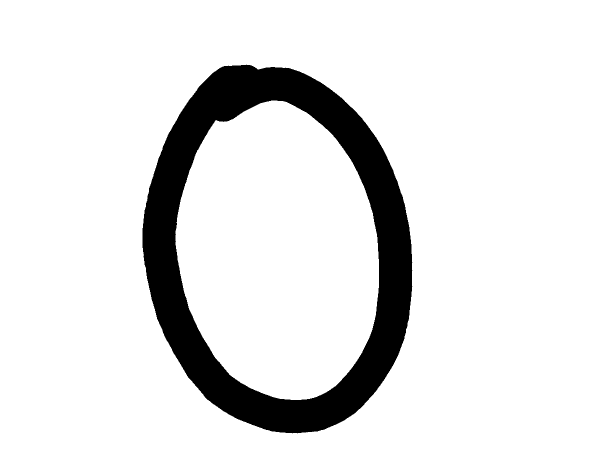
//> input picture dataset/0/img1.png, 1200 x 900 px, given in place of the camera (shown at 1/2 size)
$ ./main   (built with g++ and OpenCV 4)
//> lines starting //> are read from the running program, lines starting //| are printed output that depends on the picture; after the words box and inside, x2 and y2 are one past the last pixel; in counts of white or black regions, pixels touching at a corner belong together
/* Frågor:

* Preprocessing or only training?
* Do we need a dataset of images of all numbers, operators and X? Or could we define them ourselves?

*

*/


/*
The neural network has 3 layers.
- one input node per attribute in a sample so 256 input nodes
- 16 hidden nodes (3 hidden nodes?)
- 16 output node, one for each class.


0-9:  	Numbers
10:		X
11:		=
12: 	+
13:		-
14:		*
15:		/

16:		(
17: 	)

*/


#include <stdlib.h>

#include "opencv2/opencv.hpp"
#include "opencv2/ml/ml.hpp"
#include "opencv2/core/core.hpp"
#include "opencv2/highgui/highgui.hpp"

#include <stdio.h>
#include <string.h>
#include <fstream>
#include <iostream>
#include <sstream>
#include <stack>
#include <vector>
#include <math.h>
#include <algorithm>
#include <unordered_map>

using namespace std;
using namespace cv;
using namespace ml;


#define VARIABLE 10
#define EQUAL 11
#define ADD 12
#define SUB 13
#define MULT 14
#define DIV 15

#define lPARENTHESIS 16
#define rPARENTHESIS 17

////////////////////////////////////////
#define CLASSES 16               // Number of distinct labels.
#define ATTRIBUTES 16             // Number of pixels per sample (16x16)
#define ALL_ATTRIBUTES (ATTRIBUTES*ATTRIBUTES)  // All pixels per sample.
#define INPUT_PATH_XML "./param.xml"
#define CONTOUR_SIZE 60             // Accept found letters bigger than this size
#define SCENE_SIZE_X 800            // Render in this size
#define SCENE_SIZE_Y 600
////////////////////////////////////////

void scaleDownImage(cv::Mat &originalImg, cv::Mat &scaledDownImage)
{
  for (int x = 0; x<ATTRIBUTES; x++)
  {
    for (int y = 0; y<ATTRIBUTES; y++)
    {
      int yd = ceil((float)(y*originalImg.cols / ATTRIBUTES));
      int xd = ceil((float)(x*originalImg.rows / ATTRIBUTES));
      scaledDownImage.at<uchar>(x, y) = originalImg.at<uchar>(xd, yd);
    }
  }
}

void convertToPixelValueArray(cv::Mat &img, int pixelarray[])
{
  int i = 0;
  for (int x = 0; x<ATTRIBUTES; x++)
  {
    for (int y = 0; y<ATTRIBUTES; y++)
    {
      pixelarray[i] = (img.at<uchar>(x, y) == 255) ? 1 : 0;
      i++;
    }
  }
}

std::vector<cv::Rect> detectLetters(cv::Mat img)
{
  std::vector<cv::Rect> boundRect;
  cv::Mat img_gray, img_sobel, img_threshold, img_denoise, element;
  cvtColor(img, img_gray, CV_BGR2GRAY); // Make the image gray
  //fastNlMeansDenoising(img_gray, img_denoise, 10);
  cv::Sobel(img_gray, img_sobel, CV_8U, 1, 0, 3, 5, 0, cv::BORDER_DEFAULT); // apply sobel-filter
  cv::threshold(img_sobel, img_threshold, 0, 170, CV_THRESH_OTSU + CV_THRESH_BINARY); // threshold it
  element = getStructuringElement(cv::MORPH_RECT, cv::Size(30, 30));
  cv::morphologyEx(img_threshold, img_threshold, CV_MOP_CLOSE, element); //Does the trick
  std::vector< std::vector< cv::Point> > contours;
  cv::findContours(img_threshold, contours, 0, 1);
  std::vector<std::vector<cv::Point> > contours_poly(contours.size());

  for (int i = 0; i < contours.size(); i++)
  if (contours[i].size()>CONTOUR_SIZE)
  {
    cv::approxPolyDP(cv::Mat(contours[i]), contours_poly[i], 3, true);
    cv::Rect appRect(boundingRect(cv::Mat(contours_poly[i])));

    //if (appRect.width>appRect.height)
      boundRect.push_back(appRect);
  }

  return boundRect;
}

// [9 lines left out: functions isOperator, isOperator, not called in this run]

bool xposition (cv::Rect &i, cv::Rect &j)
{
  return (i.x<j.x);
}

void convert(const string & inString, string & outString);
bool isOperand(char c);
bool takesPrecedence(char operatorA, char operatorB);
bool isValid(string);
string format(string);
string addComma(string);
double calc(string[]);
string getAnswer(vector<string> array);
string eval(string);

int main(int argc, char** argv) {
  string inString, outString, lastString; // local to this loop
  string y = "";

  //read the model from the XML file and create the neural network.
  FileStorage storage(INPUT_PATH_XML, FileStorage::READ);
  Ptr<ANN_MLP> nn = Algorithm::read<ANN_MLP>(storage.root());
  //Ptr<ANN_MLP> nn; // = ANN_MLP::create();

  //nn->Algorithm::read(storage);

	VideoCapture cap(0); //default camera

	cout << "Program has started.. \n";

	//test if camera is opened
	if (!cap.isOpened()) {
		cout << "Could not open camera" << endl;
		return -1;
	}

	while(true) {
		Mat frame;
    cap >> frame;
//> frame is the input picture: 900 rows x 1200 cols, CV_8UC3; 88.7% white; 1 black region, box (x1, y1, x2, y2) and area: (285, 129, 825, 867) 122534
    resize(frame, frame, Size(SCENE_SIZE_X, SCENE_SIZE_Y), 0, 0, INTER_AREA);
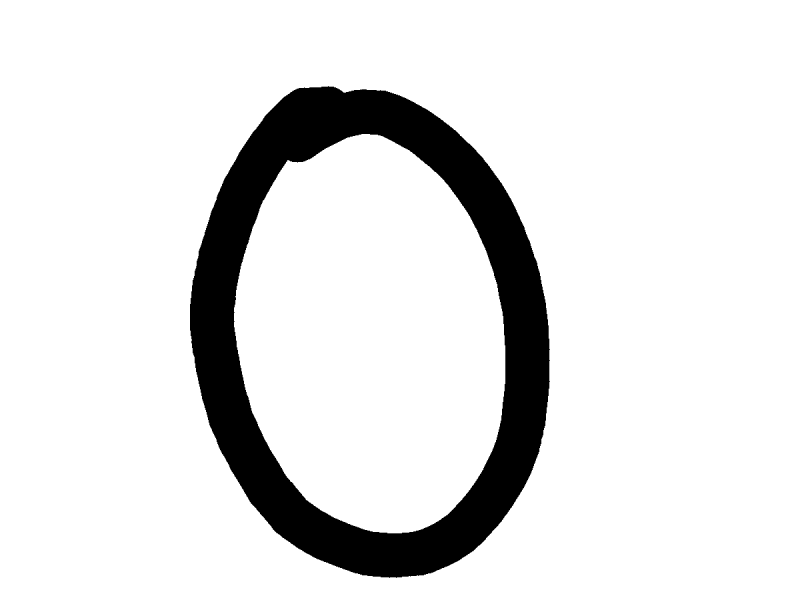
//> frame: 600 rows x 800 cols, CV_8UC3; min 0, max 255, mean 226.1
		//namedWindow( "Display window", WINDOW_AUTOSIZE );
		//flip(frame, frame, 1); // Mirror image around the y-axis

    //Detect
    std::vector<cv::Rect> letterBBoxes1 = detectLetters(frame);
//> in detectLetters, `cv::Sobel(img_gray, img_sobel, CV_8U, 1, 0, 3, 5, 0, cv::BORDER_DEFAUL..`:
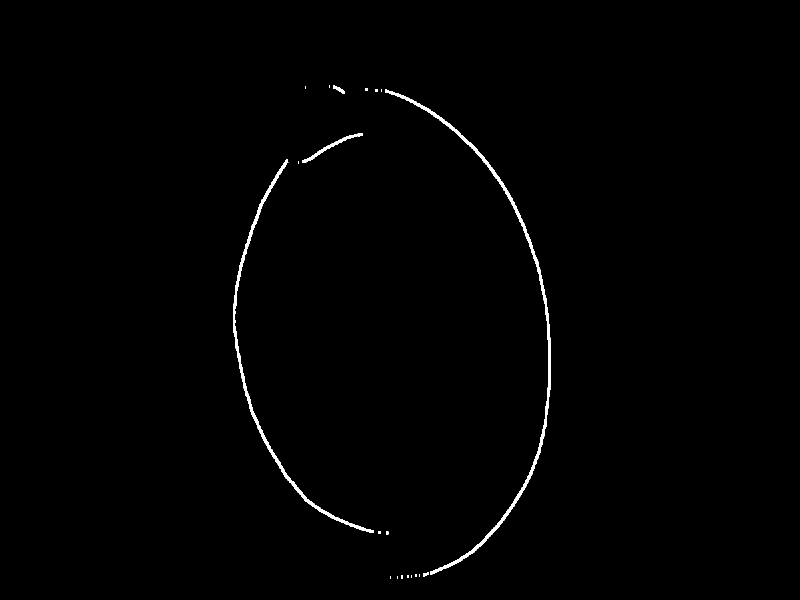
//> img_sobel: 600 rows x 800 cols, CV_8UC1; min 0, max 255, mean 2.1
//> in detectLetters, `cv::threshold(img_sobel, img_threshold, 0, 170, CV_THRESH_OTSU + CV_TH..`: img_threshold: 600 rows x 800 cols, CV_8UC1; values 0 (black) and 170 (white), 0.82% white; 20 white regions (15 under 20 px), largest, box (x1, y1, x2, y2) and area: (385, 89, 551, 575) 2047, (233, 159, 374, 533) 1501, (302, 133, 363, 163) 235, (333, 85, 345, 94) 48, (423, 572, 429, 577) 20
//> in detectLetters, `cv::morphologyEx(img_threshold, img_threshold, CV_MOP_CLOSE, element);`:
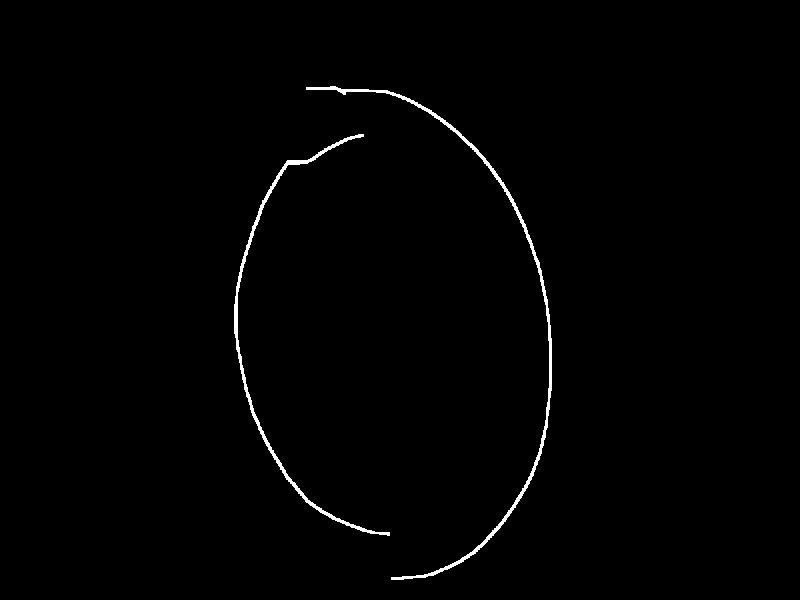
//> img_threshold: 600 rows x 800 cols, CV_8UC1; values 0 (black) and 170 (white), 0.9% white; 2 white regions
//> in detectLetters, `cv::findContours(img_threshold, contours, 0, 1);`: contours = 2 contours; box (x1, y1, x2, y2) and area: (306, 86, 552, 580) 1749, (234, 134, 390, 536) 1376
//> in detectLetters, `std::vector<std::vector<cv::Point> > contours_poly(contours.size());`: contours_poly = 2 empty contours
//> the loop in detectLetters, `for (int i = 0; i < contours.size(); i++)` made 2 passes
//> appRect on passes 1 to 2: Rect(234, 134, 156, 402), Rect(306, 87, 246, 493)
//> letterBBoxes1 = 2 Rects (x, y, width, height): [234, 134, 156, 402], [306, 87, 246, 493]
    unordered_map<int, string> subText;

    if (letterBBoxes1.size() > 0)
    {
      sort(letterBBoxes1.begin(), letterBBoxes1.end(), xposition);
      // Loop through the found letters
      for (int i = 0; i < letterBBoxes1.size(); i++)
      {
        Mat test_img = frame(letterBBoxes1[i]);
        Mat output;
        Mat img_gray, img_sobel, img_threshold, element;
        GaussianBlur(test_img, output, cv::Size(5, 5), 0);

        cvtColor(output, img_gray, CV_BGR2GRAY);
        //Sobel(img_gray, img_sobel, CV_8U, 1, 0, 3, 5, 0, cv::BORDER_DEFAULT);
        threshold(img_gray, img_threshold, 0, 255, CV_THRESH_OTSU + CV_THRESH_BINARY);
        // [6 lines of commented-out code are left out]

        Mat scaledDownImage(ATTRIBUTES, ATTRIBUTES, CV_8U, cv::Scalar(0));
        int pixelValueArray[ALL_ATTRIBUTES];
        scaleDownImage(img_threshold, scaledDownImage);
        convertToPixelValueArray(scaledDownImage, pixelValueArray);

        Mat data(1, ALL_ATTRIBUTES, CV_32F);
        for (int i = 0; i < ALL_ATTRIBUTES; i++){
          data.at<float>(0, i) = (float)pixelValueArray[i];
        }

        int maxIndex = 0;
        cv::Mat classOut(1, CLASSES, CV_32F);

        //prediction
//> (the run ends here: the program crashes, at `nn->predict(data, classOut);`)

$ run again, on dataset/0/img2.png
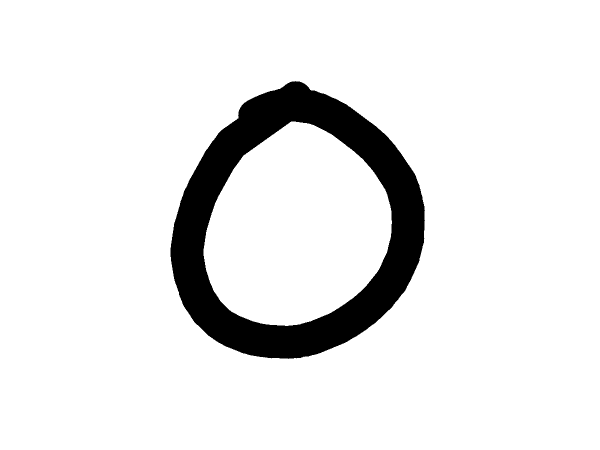
//> input picture dataset/0/img2.png, 1200 x 900 px, given in place of the camera (shown at 1/2 size)
//> frame is the input picture: 900 rows x 1200 cols, CV_8UC3; 91.1% white; 1 black region, box (x1, y1, x2, y2) and area: (341, 162, 850, 718) 95884
//> frame: 600 rows x 800 cols, CV_8UC3
//> in detectLetters, `cv::morphologyEx(img_threshold, img_threshold, CV_MOP_CLOSE, element);`:
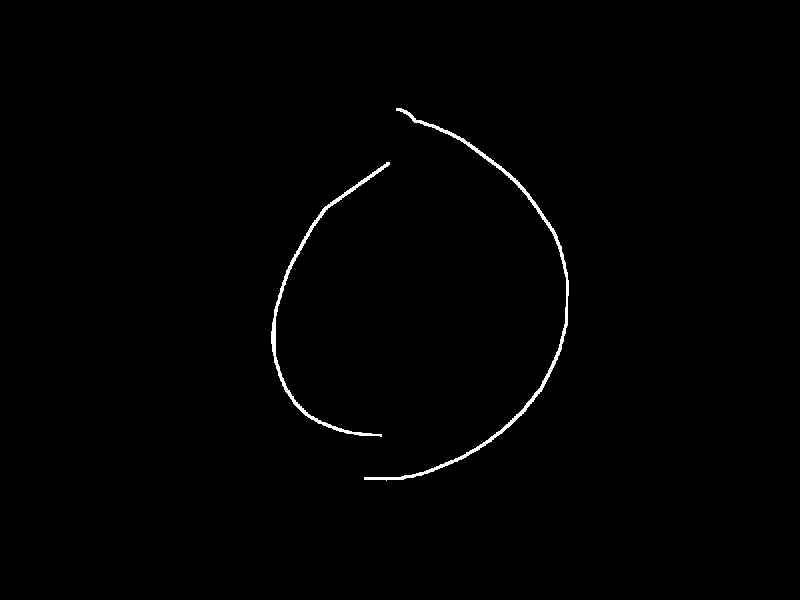
//> img_threshold: 600 rows x 800 cols, CV_8UC1; values 0 (black) and 170 (white), 0.7% white; 2 white regions
//> contours = 2 contours; box (x1, y1, x2, y2) and area: (364, 108, 569, 481) 1469, (271, 162, 390, 437) 1008
//> contours_poly = 2 empty contours
//> the loop in detectLetters, `for (int i = 0; i < contours.size(); i++)` made 2 passes
//> appRect on passes 1 to 2: Rect(271, 162, 119, 275), Rect(364, 108, 205, 372)
//> letterBBoxes1 = 2 Rects (x, y, width, height): [271, 162, 119, 275], [364, 108, 205, 372]

$ run again, on dataset/0/img3.png
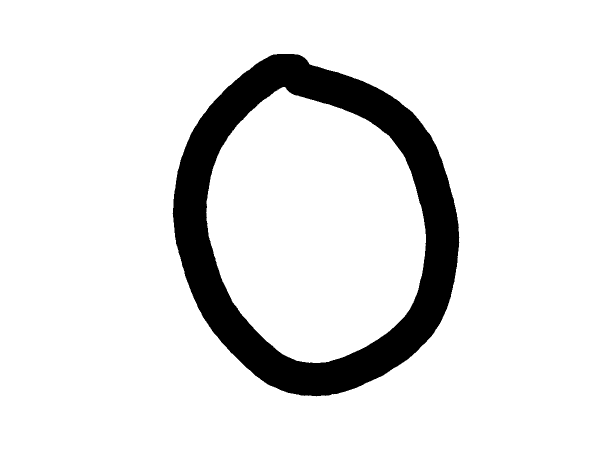
//> input picture dataset/0/img3.png, 1200 x 900 px, given in place of the camera (shown at 1/2 size)
//> frame is the input picture: 900 rows x 1200 cols, CV_8UC3; 89.2% white; 1 black region, box (x1, y1, x2, y2) and area: (345, 108, 919, 793) 116190
//> frame: 600 rows x 800 cols, CV_8UC3
//> in detectLetters, `cv::morphologyEx(img_threshold, img_threshold, CV_MOP_CLOSE, element);`:
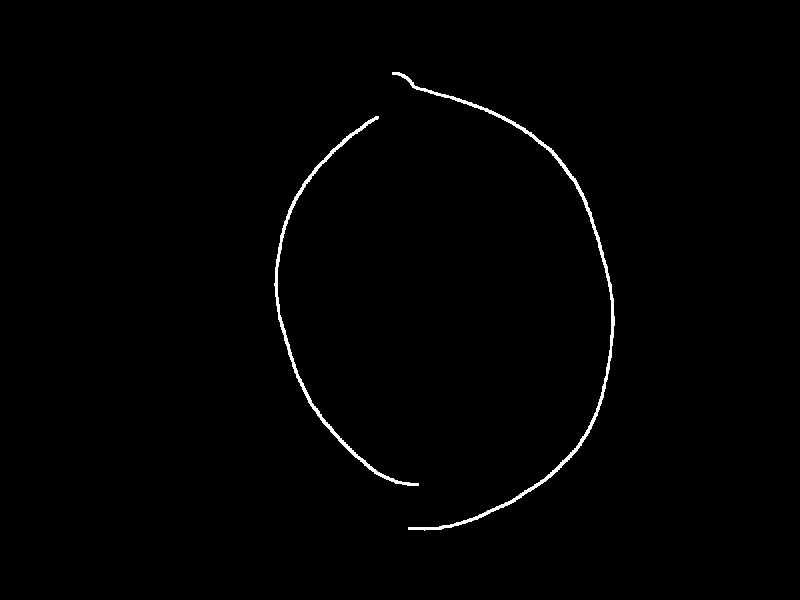
//> img_threshold: 600 rows x 800 cols, CV_8UC1; values 0 (black) and 170 (white), 0.84% white; 2 white regions
//> contours = 2 contours; box (x1, y1, x2, y2) and area: (392, 72, 615, 531) 1728, (274, 116, 419, 486) 1220
//> contours_poly = 2 empty contours
//> the loop in detectLetters, `for (int i = 0; i < contours.size(); i++)` made 2 passes
//> appRect on passes 1 to 2: Rect(274, 116, 145, 370), Rect(392, 72, 222, 458)
//> letterBBoxes1 = 2 Rects (x, y, width, height): [274, 116, 145, 370], [392, 72, 222, 458]

$ run again, on dataset/0/img4.png
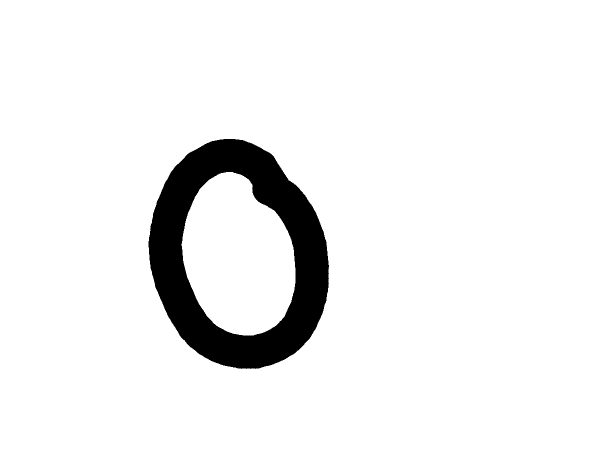
//> input picture dataset/0/img4.png, 1200 x 900 px, given in place of the camera (shown at 1/2 size)
//> frame is the input picture: 900 rows x 1200 cols, CV_8UC3; 93.3% white; 1 black region, box (x1, y1, x2, y2) and area: (297, 278, 658, 738) 71940
//> frame: 600 rows x 800 cols, CV_8UC3
//> in detectLetters, `cv::morphologyEx(img_threshold, img_threshold, CV_MOP_CLOSE, element);`:
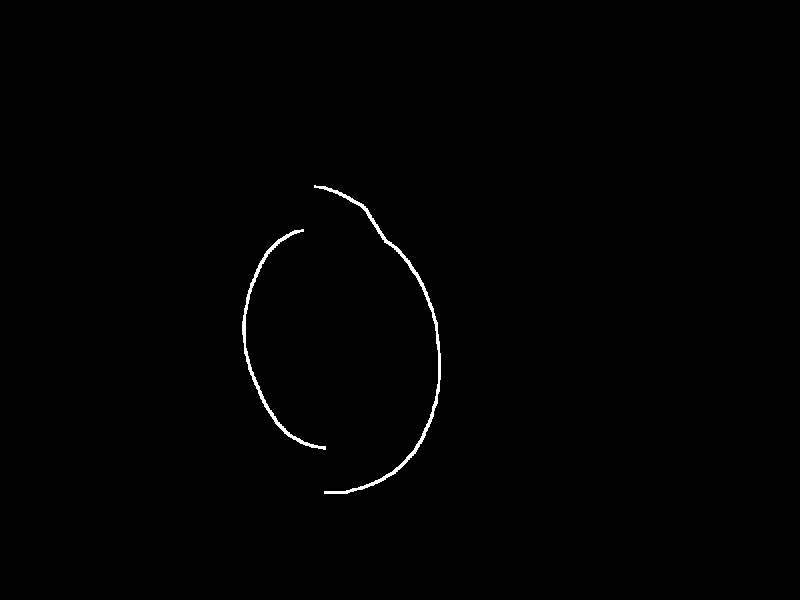
//> img_threshold: 600 rows x 800 cols, CV_8UC1; values 0 (black) and 170 (white), 0.51% white; 2 white regions
//> contours = 2 contours; box (x1, y1, x2, y2) and area: (314, 185, 441, 494) 1060, (242, 229, 326, 450) 717
//> contours_poly = 2 empty contours
//> the loop in detectLetters, `for (int i = 0; i < contours.size(); i++)` made 2 passes
//> appRect on passes 1 to 2: Rect(242, 229, 84, 221), Rect(314, 185, 126, 309)
//> letterBBoxes1 = 2 Rects (x, y, width, height): [242, 229, 84, 221], [314, 185, 126, 309]
